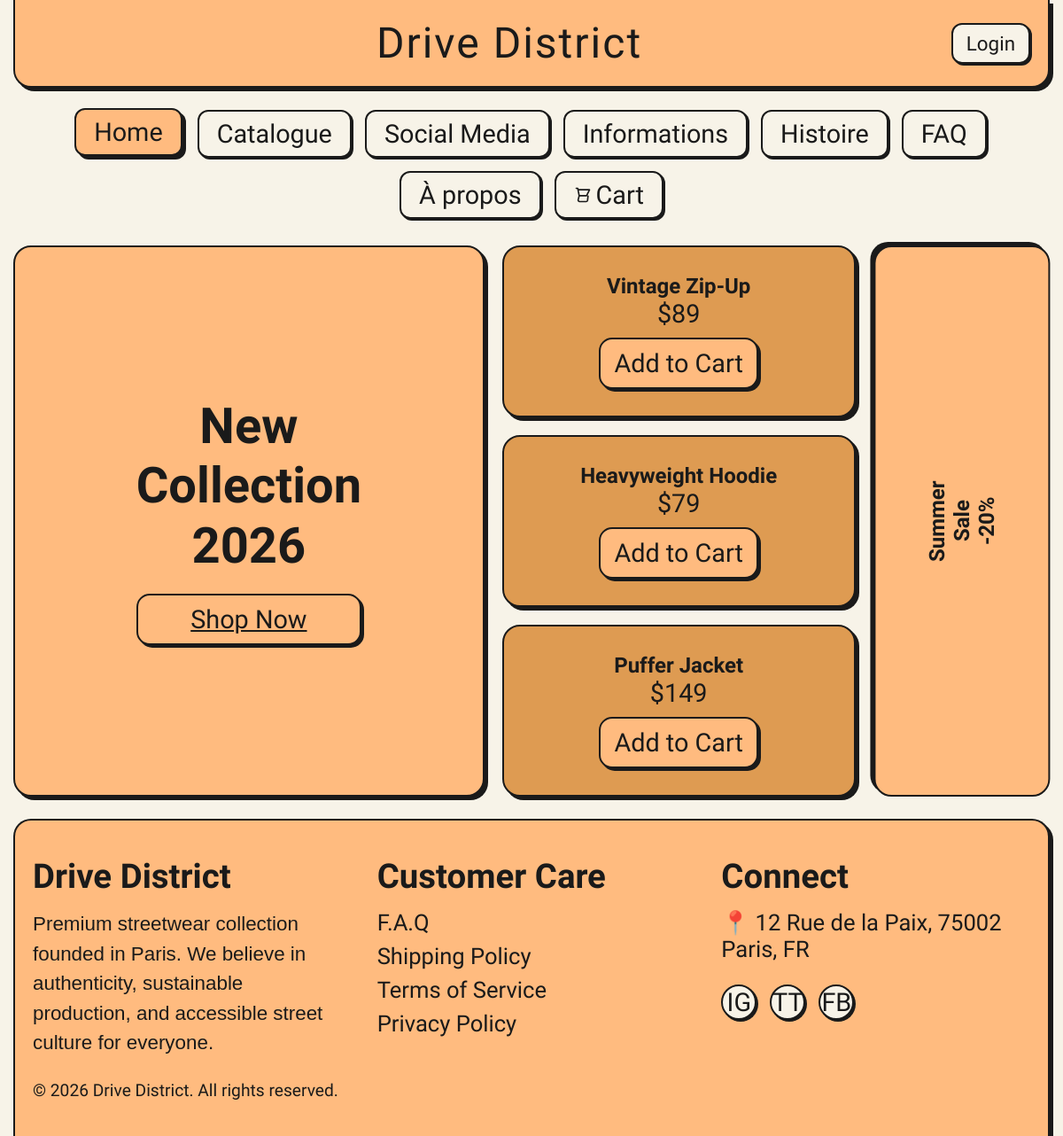
The page / on the database its author committed.
### tables this page shows
CREATE TABLE products (
        id INTEGER PRIMARY KEY AUTOINCREMENT,
        name TEXT NOT NULL,
        category TEXT NOT NULL,
        price REAL NOT NULL,
        stock INTEGER NOT NULL,
        sizes TEXT NOT NULL,
        colors TEXT NOT NULL,
        desc TEXT NOT NULL
    , image TEXT DEFAULT '');

### data.php (called while the page is built, shortened)
<?php
$db_file = __DIR__ . '/drivedistrict.sqlite';
$pdo = new PDO('sqlite:' . $db_file);
$pdo->setAttribute(PDO::ATTR_ERRMODE, PDO::ERRMODE_EXCEPTION);
$pdo->exec("
    CREATE TABLE IF NOT EXISTS products (
        id INTEGER PRIMARY KEY AUTOINCREMENT,
        name TEXT NOT NULL,
        category TEXT NOT NULL,
        price REAL NOT NULL,
        stock INTEGER NOT NULL,
        sizes TEXT NOT NULL,
        colors TEXT NOT NULL,
        desc TEXT NOT NULL
    );
    CREATE TABLE IF NOT EXISTS users (
        id INTEGER PRIMARY KEY AUTOINCREMENT,
        username TEXT NOT NULL UNIQUE,
        email TEXT NOT NULL UNIQUE,
        password TEXT NOT NULL,
        role TEXT NOT NULL DEFAULT 'user',
        created_at DATETIME DEFAULT CURRENT_TIMESTAMP
    );
    CREATE TABLE IF NOT EXISTS orders (
        id INTEGER PRIMARY KEY AUTOINCREMENT,
        user_id INTEGER,
        total REAL NOT NULL,
        status TEXT NOT NULL DEFAULT 'pending',
        created_at DATETIME DEFAULT CURRENT_TIMESTAMP,
        FOREIGN KEY (user_id) REFERENCES users(id)
    );
    CREATE TABLE IF NOT EXISTS order_items (
        id INTEGER PRIMARY KEY AUTOINCREMENT,
        order_id INTEGER NOT NULL,
        product_id INTEGER NOT NULL,
        size TEXT NOT NULL,
        qty INTEGER NOT NULL,
        price REAL NOT NULL,
        FOREIGN KEY (order_id) REFERENCES orders(id),
        FOREIGN KEY (product_id) REFERENCES products(id)
    );
");
try {
    $pdo->exec("ALTER TABLE products ADD COLUMN image TEXT DEFAULT ''");
    $img_urls = [
        1 => 'https://images.unsplash.com/photo-1556821840-3a63f95609a7?q=80&w=400',
        2 => 'https://images.unsplash.com/photo-1521572163474-6864f9cf17ab?q=80&w=400',
        3 => 'https://images.unsplash.com/photo-1624378439575-d1ead6bb246b?q=80&w=400',
        4 => 'https://images.unsplash.com/photo-1576871337622-98d48d1cf531?q=80&w=400',
        5 => 'https://images.unsplash.com/photo-1559551409-dadc959f76b8?q=80&w=400',
        6 => 'https://images.unsplash.com/photo-1556821840-3a63f95609a7?q=80&w=400',
        7 => 'https://images.unsplash.com/photo-1542272604-787c3835535d?q=80&w=400',
        8 => 'https://images.unsplash.com/photo-1618517351616-389a7ac72579?q=80&w=400',
        9 => 'https://images.unsplash.com/photo-1551028719-0c14457cc7dc?q=80&w=400',
        10 => 'https://images.unsplash.com/photo-1525966222134-fcfa99b8ae77?q=80&w=400'
    ];
    foreach($img_urls as $id => $url) {
        $pdo->exec("UPDATE products SET image = '$url' WHERE id = $id AND (image IS NULL OR image = '')");
    }
} catch (Exception $e) {}
try {
    $pdo->exec("ALTER TABLE users ADD COLUMN cart TEXT DEFAULT '[]'");
} catch (Exception $e) {}
try {
    $pdo->exec("ALTER TABLE users ADD COLUMN role TEXT DEFAULT 'user'");
} catch (Exception $e) {}
$products = [];
$stmt = $pdo->query("SELECT * FROM products");
while ($row = $stmt->fetch(PDO::FETCH_ASSOC)) {
    $row['sizes'] = json_decode($row['sizes'], true) ?: [];
    $row['colors'] = json_decode($row['colors'], true) ?: [];
    $products[$row['id']] = $row;
}

### index.php (the view, shortened to what this page needs)
<?php include 'header.php'; ?>
<main class="main-container">
    <div class="card post-card">
        <div style="text-align:center;">
            <h2 style="font-size:3.5rem; line-height:1.2;">New<br>Collection<br>2026</h2>
            <a href="catalogue.php" class="buy-button" style="display:inline-block;margin-top:20px;">Shop Now</a>
        </div>
    </div>
    <?php
    $featured = [1 => $products[1], 6 => $products[6], 5 => $products[5]];
    foreach($featured as $p): ?>
    <div class="card text-button-card" style="flex-direction:column; gap:10px;">
        <a href="product_detail.php?id=<?= $p['id'] ?>" style="text-decoration:none; color:inherit; width:100%; text-align:center;">
            <h2><?= $p['name'] ?></h2>
            <p style="font-size:1.8rem;">$<?= $p['price'] ?></p>
        </a>
        <form method="POST" action="cart_actions.php">
            <button type="submit" class="buy-button">Add to Cart</button>
        </form>
    </div>
    <?php endforeach; ?>
    <div class="card vertical-card">
        <h2>Summer<br>Sale<br>-20%</h2>
    </div>
</main>
<?php include 'footer.php'; ?>

### styles.css (style rules this page uses)
* { margin: 0; padding: 0; box-sizing: border-box; font-family: 'Jersey 25', sans-serif; }
body { background-color: #f7f3e8; display: flex; flex-direction: column; min-height: 100vh; color: #1a1a1a; }
.buy-button { background-color: #FFBB7F; border: 2px solid #1a1a1a; border-radius: 15px; padding: 10px 15px; font-size: 1.8rem; color: #1a1a1a; cursor: pointer; box-shadow: 3px 3px 0px #1a1a1a; transition: all 0.2s; display: flex; align-items: center; justify-content: center; gap: 8px; width: 100%; }
.main-container { display: grid; grid-template-columns: 4fr 3fr 1.5fr; grid-template-rows: repeat(3, minmax(180px, auto)); gap: 20px; padding: 0 15px; max-width: 1400px; margin: 0 auto; width: 100%; }
.card { border: 2px solid #1a1a1a; border-radius: 20px; display: flex; align-items: center; justify-content: center; text-align: center; box-shadow: 4px 4px 0px #1a1a1a; padding: 30px; }
.post-card { background-color: #FFBB7F; grid-column: 1; grid-row: 1 / span 3; }
.text-button-card { background-color: #DE9B52; grid-column: 2; }
.vertical-card { background-color: #FFBB7F; grid-column: 3; grid-row: 1 / span 3; writing-mode: vertical-rl; transform: rotate(180deg); }

### rows shown on the page
products: $p['id'] 1 (drawn), name "Vintage Zip-Up", price "89"
products: name "Heavyweight Hoodie", price "79"
products: name "Puffer Jacket", price "149"
